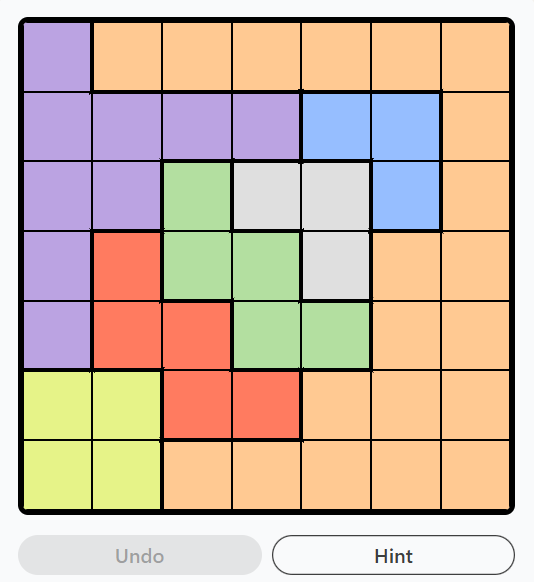
#> input picture puzzle.png, 534 x 582 px
$ python imgtomatrix.py
#> lines starting #> are read from the running program, lines starting #| are printed output that depends on the picture; after the words box and inside, x2 and y2 are one past the last pixel; in counts of white or black regions, pixels touching at a corner belong together
import cv2 as cv
import numpy as np
import math
import time

def extract_grid(file_name):
#> called with file_name = 'puzzle.png'
    start = time.perf_counter()

    # Read the input image
    original = cv.imread(file_name)
#> original is the input picture: shape (582, 534, 3); mean B, G, R 168, 185.6, 208
    # Save the original image for reference
    cv.imwrite("solution/original.png", original)

    # Convert the image to grayscale for easier contour detection
    gray = cv.cvtColor(original, cv.COLOR_BGR2GRAY)
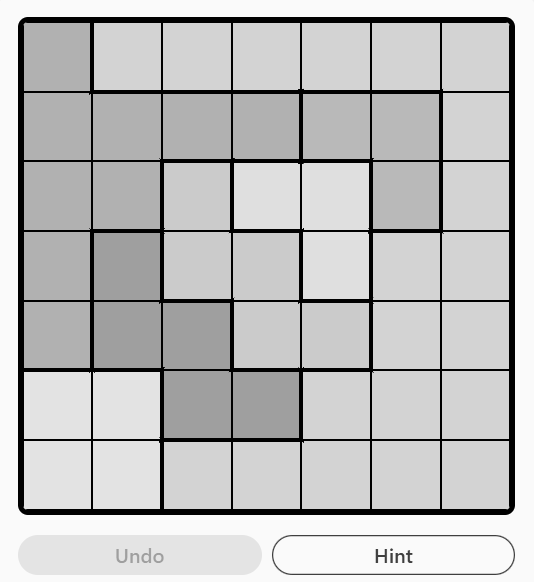
#> gray: shape (582, 534); min 0, max 250, mean 190.3

    # Find contours in the grayscale image
    contours, _ = cv.findContours(gray, cv.RETR_TREE, cv.CHAIN_APPROX_NONE)
#> contours = 51 contours; largest, box (x1, y1, x2, y2) and area: (0, 0, 534, 582) 309673, (17, 16, 516, 516) 248364, (372, 441, 440, 509) 4489, (372, 371, 440, 439) 4488, (302, 441, 370, 509) 4488
    # Sort contours by area in descending order
    contours = sorted(contours, key=cv.contourArea, reverse=True)

    # Extract the bounding box of the puzzle grid (usually the second largest contour)
    x, y, w, h = cv.boundingRect(contours[1])
#> x = 17; y = 16; w = 499; h = 500

    # Crop the grid area from the original image
    grid = original[y:y+h, x:x+w]
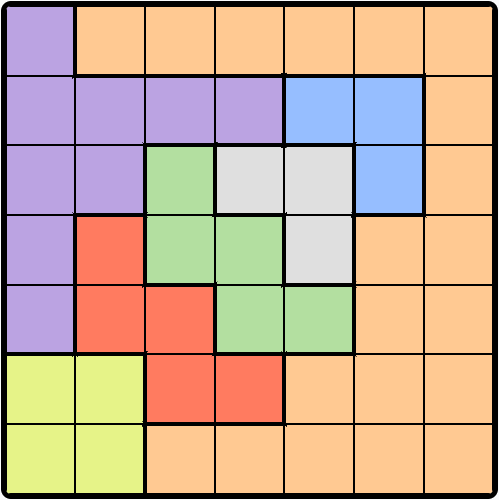
#> grid: shape (500, 499, 3); mean B, G, R 149.2, 171.3, 199.5
    # Save the cropped grid image
    cv.imwrite("solution/grid.png", grid)

    # Convert the cropped grid to grayscale
    gray = cv.cvtColor(grid, cv.COLOR_BGR2GRAY)
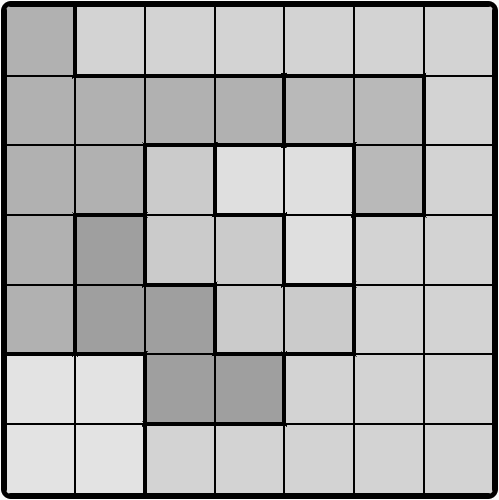
#> gray: shape (500, 499); min 0, max 250, mean 177.2
    # Save the grayscale grid image
    cv.imwrite("solution/gray-grid.png", gray)

    # Find contours again within the cropped grayscale grid
    # Apply threshold to ensure better contour detection
    _, thresh = cv.threshold(gray, 127, 255, cv.THRESH_BINARY)
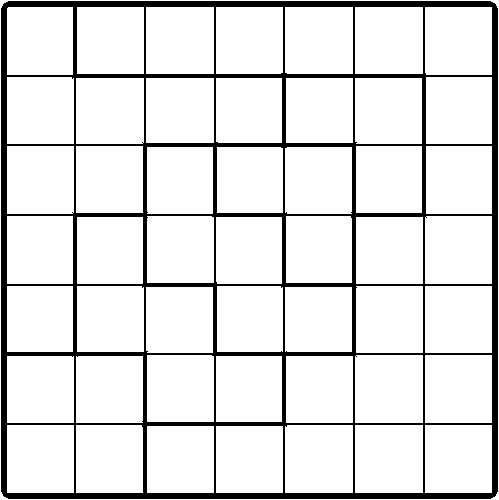
#> thresh: shape (500, 499); 88.7% white; 1 black region
    contours, _ = cv.findContours(thresh, cv.RETR_TREE, cv.CHAIN_APPROX_NONE)
#> contours = 55 contours, 4 with area under 20; largest, box (x1, y1, x2, y2) and area: (0, 0, 499, 500) 248502, (0, 0, 499, 500) 248406, (355, 425, 423, 493) 4489, (355, 355, 423, 423) 4488, (285, 425, 353, 493) 4486
    # Sort contours by area
    contours = sorted(contours, key=cv.contourArea)

    # Calculate the total number of cells and the grid size
    total_cells = len(contours) - 2
#> total_cells = 53
    if total_cells <= 0:
        print("No valid cells detected! Aborting")
        return None

    grid_size = int(math.sqrt(total_cells))
#> grid_size = 7
    if total_cells != grid_size**2:
        print("Unable to detect full grid! Aborting")
    # Initialize variables to store board configuration
    # Calculate the width and height of each cell
    cell_width = w // grid_size
#> cell_width = 71
    cell_height = h // grid_size
#> cell_height = 71

    # Initialize variables to store colors and board configuration
    colors = []
    board = []
    color_index = 1
    color_map = {}
    reverse_color_map = {}
    padding = 10

    # Iterate through each cell in the grid to extract colors
    for i in range(grid_size):
        row = []
        for j in range(grid_size):
            # Calculate cell coordinates with padding
            cell_x = j * cell_width
            cell_y = i * cell_height
            padding = 15
            cell = grid[cell_y+padding:cell_y+cell_height-padding, cell_x+padding:cell_x+cell_width-padding]

            # Get the average color of the cell
            avg_color = cell.mean(axis=0).mean(axis=0)
            avg_color = avg_color.astype(int)
            avg_color = tuple(avg_color)

            # Map each unique color to an index
            if avg_color not in color_map:
                color_map[avg_color] = str(color_index)
                reverse_color_map[str(color_index)] = avg_color
                color_index += 1
            row.append(color_map[avg_color])

        # Append the row to the board configuration
        board.append(row)
#> after the loop, board = 7 items; color_index = 8; color_map = {(226, 163, 187): '1', (146, 201, 255): '2', (255, 190, 150): '3', (160, 223, 179): '4', (223, 223, 223): '5', (96, 123, 255): '6', (136, 243, 230): '7'}; reverse_color_map = {'1': (226, 163, 187), '2': (146, 201, 255), '3': (255, 190, 150), '4': (160, 223, 179), '5': (223, 223, 223), '6': (96, 123, 255), '7': (136, 243, 230)}

    # Check if the number of detected colors matches the grid size; abort if mismatched
    if len(color_map) != grid_size:
        print("Too many colors detected! Aborting")
        return None

    # Convert the string representation to integers for C++ compatibility
    cpp_board = []
    for row in board:
        cpp_row = [int(cell) for cell in row]
        cpp_board.append(cpp_row)
#> this loop made 7 passes
#> cpp_row on passes 1 to 7: [1, 2, 2, 2, 2, 2, 2], [1, 1, 1, 1, 3, 3, 2], [1, 1, 4, 5, 5, 3, 2], [1, 6, 4, 4, 5, 2, 2], [1, 6, 6, 4, 4, 2, 2], [7, 7, 6, 6, 2, 2, 2], [7, 7, 2, 2, 2, 2, 2]
#> after the loop, cpp_board = [[1, 2, 2, 2, 2, 2, 2], [1, 1, 1, 1, 3, 3, 2], [1, 1, 4, 5, 5, 3, 2], [1, 6, 4, 4, 5, 2, 2], [1, 6, 6, 4, 4, 2, 2], [7, 7, 6, 6, 2, 2, 2], [7, 7, 2, 2, 2, 2, 2]]

    print("C++ Board Format:")
    print("vector<vector<int>> board = {")
    for i, row in enumerate(cpp_board):
        print(f"    {{{', '.join(map(str, row))}}}", end="")
        if i < len(cpp_board) - 1:
            print(",")
        else:
            print("")
#> this loop made 7 passes
#|     {1, 2, 2, 2, 2, 2, 2},
#|     {1, 1, 1, 1, 3, 3, 2},
#|     {1, 1, 4, 5, 5, 3, 2},
#|     {1, 6, 4, 4, 5, 2, 2},
#|     {1, 6, 6, 4, 4, 2, 2},
#|     {7, 7, 6, 6, 2, 2, 2},
#|     {7, 7, 2, 2, 2, 2, 2}
    print("};")


    end = time.perf_counter()
    elapsed = end - start
    print(f'Time taken: {elapsed:.6f} seconds')

    return board, reverse_color_map, grid_size, (w, h), (cell_width, cell_height)

# Example usage
if __name__ == "__main__":
    result = extract_grid("puzzle.png")
#> result = 5 items
    if result:
        board, color_map, grid_size, dimensions, cell_dimensions = result
#> board = 7 items; color_map has the same summary as reverse_color_map in extract_grid; grid_size = 7; dimensions = (499, 500); cell_dimensions = (71, 71)
        print(f"Grid size: {grid_size}x{grid_size}")
#| Grid size: 7x7
        print("Board representation:")
        for row in board:
            print(row)
#> this loop made 7 passes
#| ['1', '2', '2', '2', '2', '2', '2']
#| ['1', '1', '1', '1', '3', '3', '2']
#| ['1', '1', '4', '5', '5', '3', '2']
#| ['1', '6', '4', '4', '5', '2', '2']
#| ['1', '6', '6', '4', '4', '2', '2']
#| ['7', '7', '6', '6', '2', '2', '2']
#| ['7', '7', '2', '2', '2', '2', '2']

$ run again, with adfs.png copied over puzzle.png
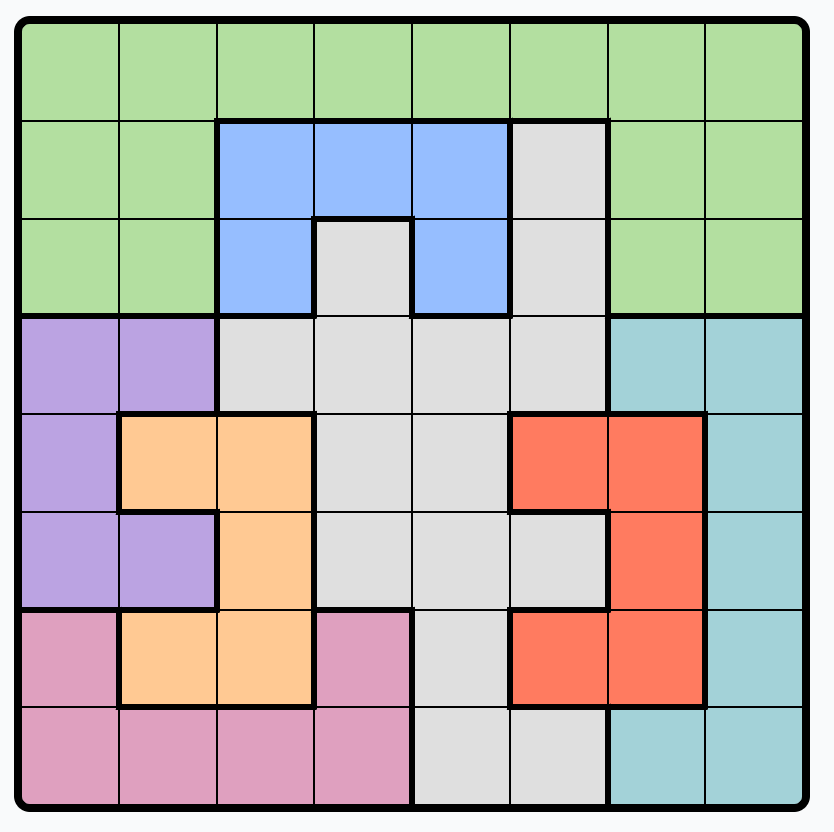
#> input picture adfs.png, 834 x 832 px
#> in extract_grid, original is the input picture: shape (832, 834, 3); mean B, G, R 177.6, 184.7, 186.7
#> in extract_grid, `gray = cv.cvtColor(original, cv.COLOR_BGR2GRAY)`:
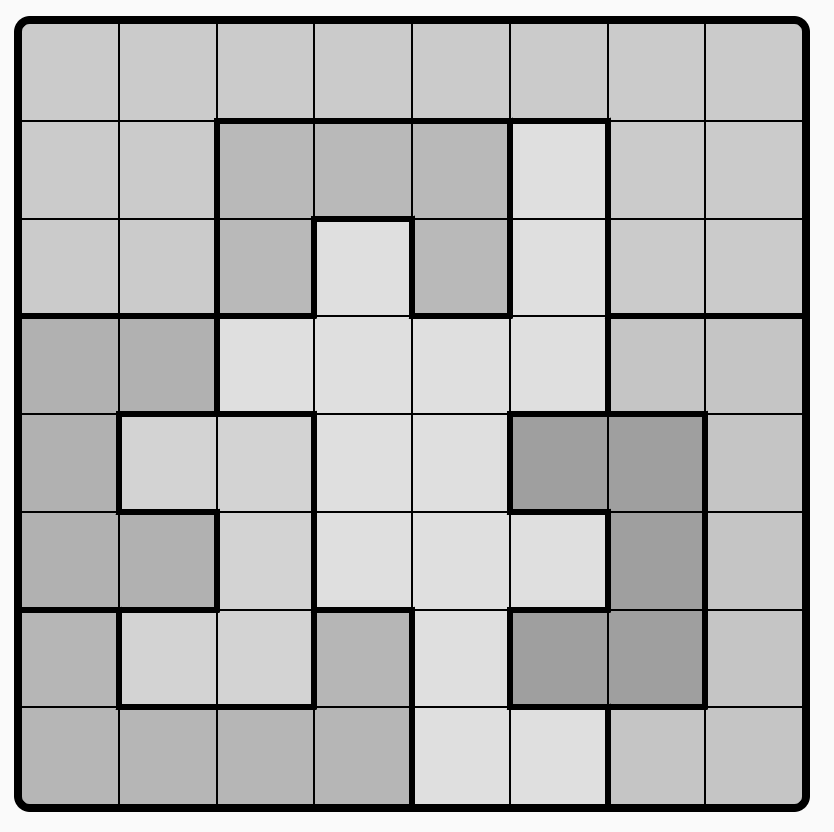
#> gray: shape (832, 834); min 0, max 250, mean 184.5
#> in extract_grid, `contours, _ = cv.findContours(gray, cv.RETR_TREE, cv.CHAIN_APPROX_NONE)`: contours = 66 contours; largest, box (x1, y1, x2, y2) and area: (0, 0, 834, 832) 692223, (13, 15, 811, 813) 634903, (706, 122, 802, 218) 9025, (22, 122, 118, 218) 9025, (120, 24, 216, 120) 9022
#> x = 13; y = 15; w = 798
#> in extract_grid, `_, thresh = cv.threshold(gray, 127, 255, cv.THRESH_BINARY)`:
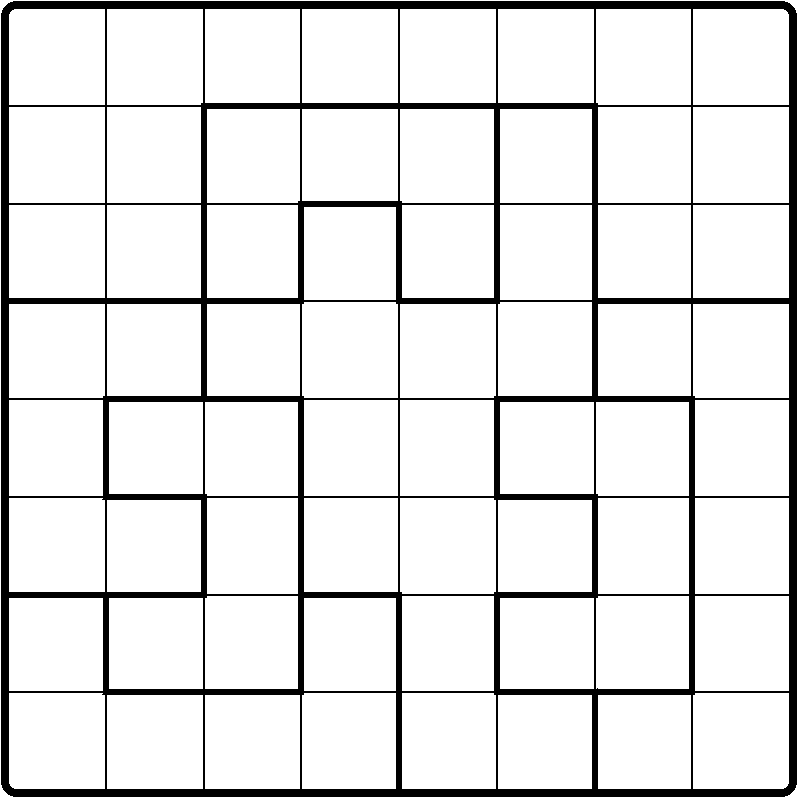
#> thresh: shape (798, 798); 89.7% white; 1 black region
#> in extract_grid, `contours, _ = cv.findContours(thresh, cv.RETR_TREE, cv.CHAIN_APPROX_NO..`: contours = 66 contours; largest, box (x1, y1, x2, y2) and area: (0, 0, 798, 798) 635209, (0, 0, 798, 798) 634977, (693, 107, 789, 203) 9025, (9, 107, 105, 203) 9025, (107, 9, 203, 105) 9022
#> total_cells = 64
#> in extract_grid, `grid_size = int(math.sqrt(total_cells))`: grid_size = 8
#> cell_width = 99
#> after the loop in extract_grid, `for i in range(grid_size):`: board = 8 items; color_index = 9; color_map = {(160, 223, 179): '1', (255, 190, 150): '2', (223, 223, 223): '3', (226, 163, 187): '4', (216, 210, 163): '5', (147, 201, 255): '6', (96, 123, 255): '7', (191, 160, 223): '8'}; reverse_color_map = {'1': (160, 223, 179), '2': (255, 190, 150), '3': (223, 223, 223), '4': (226, 163, 187), '5': (216, 210, 163), '6': (147, 201, 255), '7': (96, 123, 255), '8': (191, 160, 223)}
#> the loop in extract_grid, `for row in board:` made 8 passes
#> cpp_row on passes 1 to 8: [1, 1, 1, 1, 1, 1, 1, 1], [1, 1, 2, 2, 2, 3, 1, 1], [1, 1, 2, 3, 2, 3, 1, 1], [4, 4, 3, 3, 3, 3, 5, 5], [4, 6, 6, 3, 3, 7, 7, 5], [4, 4, 6, 3, 3, 3, 7, 5], [8, 6, 6, 8, 3, 7, 7, 5], [8, 8, 8, 8, 3, 3, 5, 5]
#> after the loop in extract_grid, `for row in board:`: cpp_board = [[1, 1, 1, 1, 1, 1, 1, 1], [1, 1, 2, 2, 2, 3, 1, 1], [1, 1, 2, 3, 2, 3, 1, 1], [4, 4, 3, 3, 3, 3, 5, 5], [4, 6, 6, 3, 3, 7, 7, 5], [4, 4, 6, 3, 3, 3, 7, 5], [8, 6, 6, 8, 3, 7, 7, 5], [8, 8, 8, 8, 3, 3, 5, 5]]
#> the loop in extract_grid, `for i, row in enumerate(cpp_board):` made 8 passes
#> (printed output is left out)
#> result = 5 items
#> `board, color_map, grid_size, dimensions, cell_dimensions = result`: board = 8 items; color_map has the same summary as reverse_color_map in extract_grid; grid_size = 8; dimensions = (798, 798); cell_dimensions = (99, 99)
#| Grid size: 8x8
#> the loop `for row in board:` made 8 passes
#> (printed output is left out)
